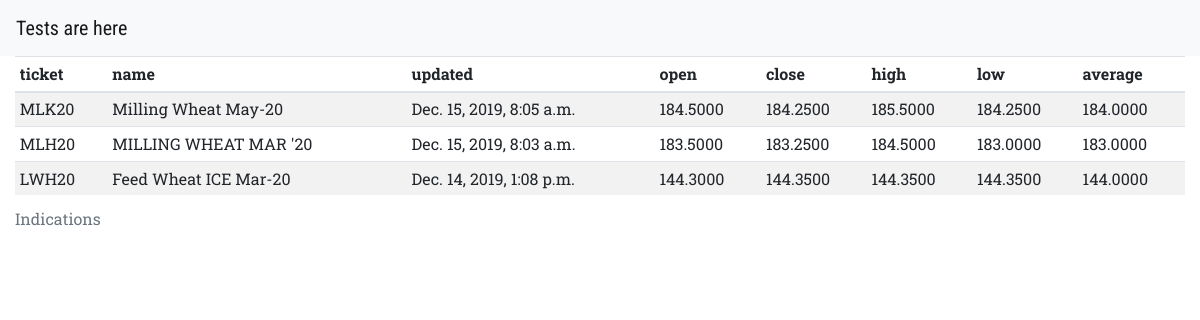
The app's page /webparse/ with its own data.
### webparse/models.py (models this page shows, shortened)
class QuoteIndication(models.Model):
    price_open = models.DecimalField(default=0, max_digits=12, decimal_places=4)
    price_close = models.DecimalField(default=0, max_digits=12, decimal_places=4)
    price_low = models.DecimalField(default=0, max_digits=12, decimal_places=4)
    price_high = models.DecimalField(default=0, max_digits=12, decimal_places=4)
    price_last = models.DecimalField(default=0, max_digits=12, decimal_places=4)
    price_previous = models.DecimalField(default=0, max_digits=12, decimal_places=4)
    price_change = models.DecimalField(default=0, max_digits=12, decimal_places=4)
    price_average = models.DecimalField(default=0, max_digits=12, decimal_places=4)
    created_at = models.DateTimeField(auto_now_add=True)
    updated_at = models.DateTimeField(auto_now=True)
    symbol = models.ForeignKey(Symbol, related_name="indications", on_delete=models.CASCADE)
    class Meta:
        ordering = ('-updated_at', '-created_at',)

class Symbol(models.Model):
    ticket = models.CharField(max_length=10)
    name = models.CharField(
        max_length=200,
        blank=True,
        validators=[MaxLengthValidator(200)]
    )
    created_at = models.DateTimeField(auto_now_add=True)
    updated_at = models.DateTimeField(auto_now=True)
    class Meta:
        ordering = ('name',)

### webparse/views/basic_views.py (the view)
def test_index(request):
    indications = QuoteIndication.objects.all()[:150]
    context = {'indications': indications, 'returnUrl': reverse_lazy('webparse:test_index')}
    return render(request, "webparse/test_index.html", context)

### webparse/templates/webparse/test_index.html (shortened to what this page needs)
{% extends "webparse/local_base.html" %}
{% load static %}
{% block content %}
 <div class="container-fluid">
<div class="row">
  <div class="col-md-12">
{% if indications %}
<table id="table_id" class="display table table-striped table-hover table-sm">
    <caption>Indications</caption>
    <thead>
 <tr>
     <th>ticket</th>
     <th>name</th>
     <th>updated </th>
     <th>open</th>
     <th>close</th>
     <th>high</th>
     <th>low</th>
     <th>average</th>
  </tr>
 </thead>
<tbody>
    <tr >
    {% for indication in indications %}
        <td>{{ indication.symbol.ticket }}</td>
        <td>{{ indication.symbol.name }}</td>
        <td>{{ indication.updated_at }}</td>
        <td>{{ indication.price_open }}</td>
        <td>{{ indication.price_close }}</td>
        <td>{{ indication.price_high }}</td>
        <td>{{ indication.price_low }}</td>
        <td>{{ indication.price_average }}</td>
    </tr>
   {% endfor %}
</tbody>
    </table>
{% else %}
    <p>No indicators data is available.</p>
{% endif %}
</div>
</div>
</div>
  {% endblock content %}

### records on screen
QuoteIndication: symbol.ticket "MLK20", symbol.name "Milling Wheat May-20", updated_at "Dec. 15, 2019, 8:05 a.m.", price_open "184.5000", price_close "184.2500", price_high "185.5000", price_low "184.2500", price_average "184.0000"
QuoteIndication: symbol.ticket "MLH20", symbol.name "MILLING WHEAT MAR '20", updated_at "Dec. 15, 2019, 8:03 a.m.", price_open "183.5000", price_close "183.2500", price_high "184.5000", price_low "183.0000", price_average "183.0000"
QuoteIndication: symbol.ticket "LWH20", symbol.name "Feed Wheat ICE Mar-20", updated_at "Dec. 14, 2019, 1:08 p.m.", price_open "144.3000", price_close "144.3500", price_high "144.3500", price_low "144.3500", price_average "144.0000"
